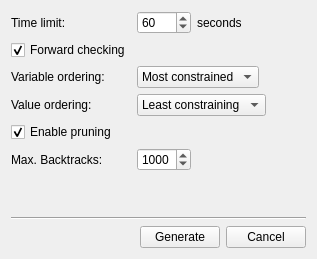
                    <widget class="QWidget" name="tabBacktracking">
                        <attribute name="title">
                            <string>Backtracking</string>
                        </attribute>
                        <layout class="QVBoxLayout">
                            <item>
                                <layout class="QFormLayout">
                                    <item row="0" column="0">
                                        <widget class="QLabel" name="labelBacktrackingTimeout">
                                            <property name="text">
                                                <string>Time limit:</string>
                                            </property>
                                        </widget>
                                    </item>
                                    <item row="0" column="1">
                                        <layout class="QHBoxLayout">
                                            <item>
                                                <widget class="QSpinBox" name="spinBacktrackingTimeout">
                                                    <property name="maximum">
                                                        <number>9999</number>
                                                    </property>
                                                    <property name="value">
                                                        <number>60</number>
                                                    </property>
                                                </widget>
                                            </item>
                                            <item>
                                                <widget class="QLabel" name="labelBacktrackingTimeoutUnit">
                                                    <property name="text">
                                                        <string>seconds</string>
                                                    </property>
                                                </widget>
                                            </item>
                                            <item>
                                                <spacer>
                                                    <property name="orientation">
                                                        <enum>Qt::Horizontal</enum>
                                                    </property>
                                                    <property name="sizeHint" stdset="0">
                                                        <size>
                                                            <width>40</width>
                                                            <height>20</height>
                                                        </size>
                                                    </property>
                                                </spacer>
                                            </item>
                                        </layout>
                                    </item>
                                    <item row="1" column="0">
                                        <widget class="QCheckBox" name="checkboxBacktrackingForwardChecking">
                                            <property name="text">
                                                <string>Forward checking</string>
                                            </property>
                                            <property name="checked">
                                                <bool>true</bool>
                                            </property>
                                        </widget>
                                    </item>
                                    <item row="2" column="0">
                                        <widget class="QLabel" name="labelBacktrackingVariableOrdering">
                                            <property name="text">
                                                <string>Variable ordering:</string>
                                            </property>
                                        </widget>
                                    </item>
                                    <item row="2" column="1">
                                        <layout class="QHBoxLayout">
                                            <item>
                                                <widget class="QComboBox" name="comboBacktrackingVariableOrdering">
                                                    <property name="currentIndex">
                                                        <number>0</number>
                                                    </property>
                                                    <item>
                                                        <property name="text">
                                                            <string>Most constrained</string>
                                                        </property>
                                                    </item>
                                                    <item>
                                                        <property name="text">
                                                            <string>Smallest domain</string>
                                                        </property>
                                                    </item>
                                                    <item>
                                                        <property name="text">
                                                            <string>Random</string>
                                                        </property>
                                                    </item>
                                                </widget>
                                            </item>
                                            <item>
                                                <spacer>
                                                    <property name="orientation">
                                                        <enum>Qt::Horizontal</enum>
                                                    </property>
                                                    <property name="sizeHint" stdset="0">
                                                        <size>
                                                            <width>40</width>
                                                            <height>20</height>
                                                        </size>
                                                    </property>
                                                </spacer>
                                            </item>
                                        </layout>
                                    </item>
                                    <item row="3" column="0">
                                        <widget class="QLabel" name="labelBacktrackingValueOrdering">
                                            <property name="text">
                                                <string>Value ordering:</string>
                                            </property>
                                        </widget>
                                    </item>
                                    <item row="3" column="1">
                                        <layout class="QHBoxLayout">
                                            <item>
                                                <widget class="QComboBox" name="comboBacktrackingValueOrdering">
                                                    <property name="currentIndex">
                                                        <number>0</number>
                                                    </property>
                                                    <item>
                                                        <property name="text">
                                                            <string>Least constraining</string>
                                                        </property>
                                                    </item>
                                                    <item>
                                                        <property name="text">
                                                            <string>Random</string>
                                                        </property>
                                                    </item>
                                                </widget>
                                            </item>
                                            <item>
                                                <spacer>
                                                    <property name="orientation">
                                                        <enum>Qt::Horizontal</enum>
                                                    </property>
                                                    <property name="sizeHint" stdset="0">
                                                        <size>
                                                            <width>40</width>
                                                            <height>20</height>
                                                        </size>
                                                    </property>
                                                </spacer>
                                            </item>
                                        </layout>
                                    </item>
                                    <item row="4" column="0">
                                        <widget class="QCheckBox" name="checkboxBacktrackingEnablePruning">
                                            <property name="text">
                                                <string>Enable pruning</string>
                                            </property>
                                            <property name="checked">
                                                <bool>true</bool>
                                            </property>
                                        </widget>
                                    </item>
                                    <item row="5" column="0">
                                        <widget class="QLabel" name="labelBacktrackingMaxBacktracks">
                                            <property name="text">
                                                <string>Max. Backtracks:</string>
                                            </property>
                                        </widget>
                                    </item>
                                    <item row="5" column="1">
                                        <layout class="QHBoxLayout">
                                            <item>
                                                <widget class="QSpinBox" name="spinBacktrackingMaxBacktracks">
                                                    <property name="maximum">
                                                        <number>9999</number>
                                                    </property>
                                                    <property name="value">
                                                        <number>1000</number>
                                                    </property>
                                                </widget>
                                            </item>
                                            <item>
                                                <spacer>
                                                    <property name="orientation">
                                                        <enum>Qt::Horizontal</enum>
                                                    </property>
                                                    <property name="sizeHint" stdset="0">
                                                        <size>
                                                            <width>40</width>
                                                            <height>20</height>
                                                        </size>
                                                    </property>
                                                </spacer>
                                            </item>
                                        </layout>
                                    </item>
                                </layout>
                            </item>
                            <item>
                                <spacer>
                                    <property name="orientation">
                                        <enum>Qt::Vertical</enum>
                                    </property>
                                    <property name="sizeHint" stdset="0">
                                        <size>
                                            <width>20</width>
                                            <height>40</height>
                                        </size>
                                    </property>
                                </spacer>
                            </item>
                            <item>
                                <widget class="Line">
                                    <property name="orientation">
                                        <enum>Qt::Horizontal</enum>
                                    </property>
                                </widget>
                            </item>
                            <item>
                                <layout class="QHBoxLayout">
                                    <item>
                                        <spacer>
                                            <property name="orientation">
                                                <enum>Qt::Horizontal</enum>
                                            </property>
                                            <property name="sizeHint" stdset="0">
                                                <size>
                                                    <width>40</width>
                                                    <height>20</height>
                                                </size>
                                            </property>
                                        </spacer>
                                    </item>
                                    <item>
                                        <widget class="QPushButton" name="buttonBacktrackingGenerate">
                                            <property name="text">
                                                <string>Generate</string>
                                            </property>
                                        </widget>
                                    </item>
                                    <item>
                                        <widget class="QPushButton" name="buttonBacktrackingCancel">
                                            <property name="text">
                                                <string>Cancel</string>
                                            </property>
                                        </widget>
                                    </item>
                                </layout>
                            </item>
                        </layout>
                    </widget>
